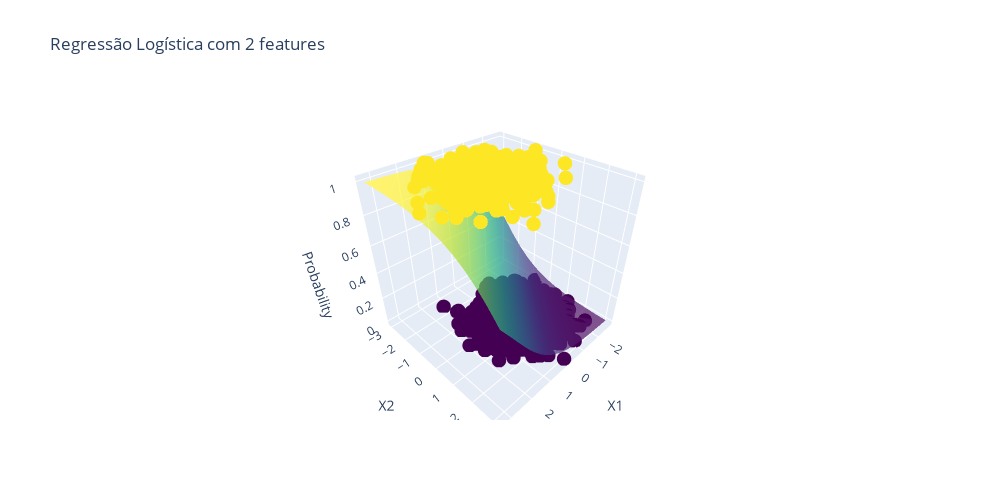

Notebook code cell kept with this figure:
### Code cell
import plotly.graph_objs as go

#coef = model_holdout.coef_[0]
#intercept = model_holdout.intercept_

x1_range = np.linspace(X[:, 0].min(), X[:, 0].max(), 100)
x2_range = np.linspace(X[:, 1].min(), X[:, 1].max(), 100)
x1, x2 = np.meshgrid(x1_range, x2_range)
z = prob_predict(x1, x2)

fig = go.Figure()

fig.add_trace(go.Surface(x=x1, y=x2, z=z, showscale=False, opacity=0.7, colorscale='Viridis'))


fig.add_trace(go.Scatter3d(x=X[:, 0], y=X[:, 1], z=y, mode='markers', 
                           marker=dict(color=y, colorscale='Viridis', size=5, symbol='circle')))

fig.update_layout(scene=dict(
                    xaxis_title='X1',
                    yaxis_title='X2',
                    zaxis_title='Probability'),
                  title='Regressão Logística com 2 features',
                  width=1000,
                  height=500)
fig.show()

### Figure 1 — Plotly figure (JSON) as saved in the notebook; plotly's stock layout.template omitted (floating-point values rounded to 4 significant figures; data arrays with more than 128 entries replaced by an {"elided": "..."} marker saying what was removed)
{"data": [{"colorscale": [[0, "#440154"], [0.1111, "#482878"], [0.2222, "#3e4989"], [0.3333, "#31688e"], [0.4444, "#26828e"], [0.5556, "#1f9e89"], [0.6667, "#35b779"], [0.7778, "#6ece58"], [0.8889, "#b5de2b"], [1, "#fde725"]], "opacity": 0.7, "showscale": false, "type": "surface", "x": {"elided": "100x100 float values"}, "y": {"elided": "100x100 float values"}, "z": {"elided": "100x100 float values"}}, {"marker": {"color": {"elided": "1000 int values"}, "colorscale": [[0, "#440154"], [0.1111, "#482878"], [0.2222, "#3e4989"], [0.3333, "#31688e"], [0.4444, "#26828e"], [0.5556, "#1f9e89"], [0.6667, "#35b779"], [0.7778, "#6ece58"], [0.8889, "#b5de2b"], [1, "#fde725"]], "size": 5, "symbol": "circle"}, "mode": "markers", "type": "scatter3d", "x": {"elided": "1000 float values"}, "y": {"elided": "1000 float values"}, "z": {"elided": "1000 int values"}}], "layout": {"height": 500, "scene": {"xaxis": {"title": {"text": "X1"}}, "yaxis": {"title": {"text": "X2"}}, "zaxis": {"title": {"text": "Probability"}}}, "title": {"text": "Regressão Logística com 2 features"}, "width": 1000}}
